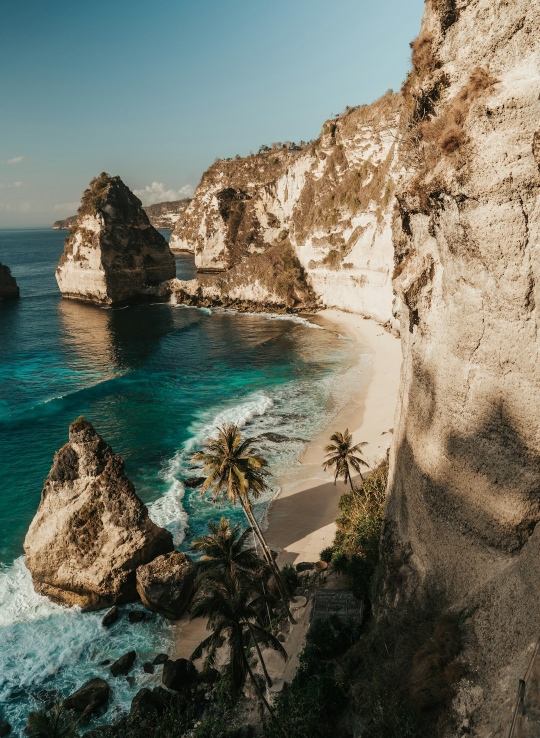
#> input picture ch3/img/img_001.jpg, 1080 x 1476 px (shown at 1/2 size)
$ python step_2_3.py
#> lines starting #> are read from the running program, lines starting #| are printed output that depends on the picture
from PIL import Image
from step_1_1 import IMG_DIR # 이전에 작성한 모듈을 불러옵니다.

SIZE = (500, 500)
img = Image.open(IMG_DIR / "img_001.jpg")
#> img is the input picture: PIL image 1080x1476 RGB; mean R, G, B 111.5, 113.1, 98.8
img_resize = img.resize(SIZE)
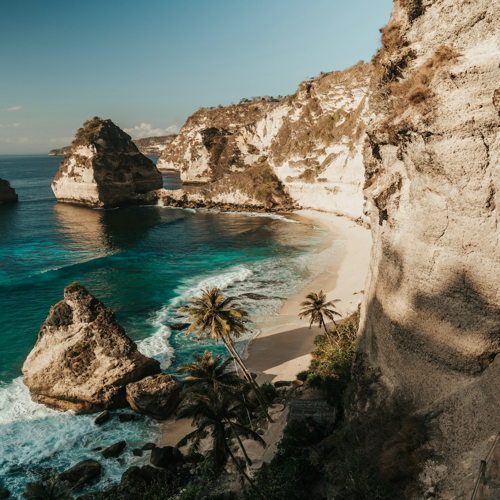
#> img_resize: PIL image 500x500 RGB; mean R, G, B 111.5, 113.1, 98.8
img_black = Image.new(mode="RGBA", size=SIZE, color=(0, 0, 0, 153)) # size="SIZE", size=SIZE 차이?
img_comp = Image.alpha_composite(img_resize.convert("RGBA"), img_black)
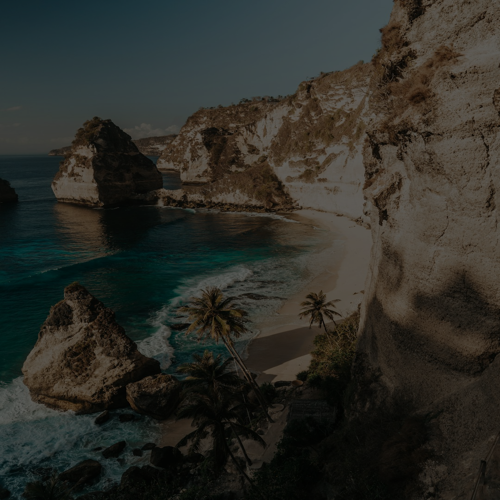
#> img_comp: PIL image 500x500 RGBA; mean R, G, B, A 44.6, 45.3, 39.5, 255
img_comp

# 함수별 이미지 크기 변경
from PIL import Image, ImageOps
from step_1_1 import IN_DIR, OUT_DIR # 이전에 작성한 모듈을 불러옵니다.

SIZE = (500, 500)
img = Image.open(IN_DIR / "breaking.jpg")
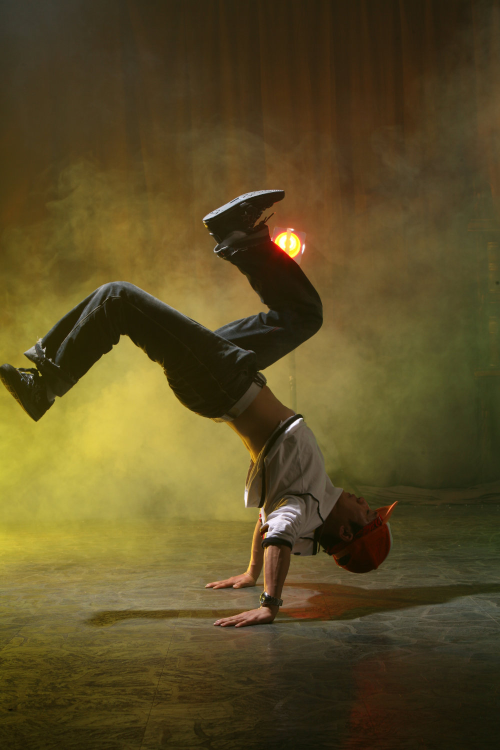
#> input picture ch3/input/breaking.jpg, 1000 x 1500 px (shown at 1/2 size)
#> img is the input picture: PIL image 1000x1500 RGB; mean R, G, B 91.1, 77.3, 37.1
img.resize(SIZE).save(OUT_DIR / "1_resize.jpg")
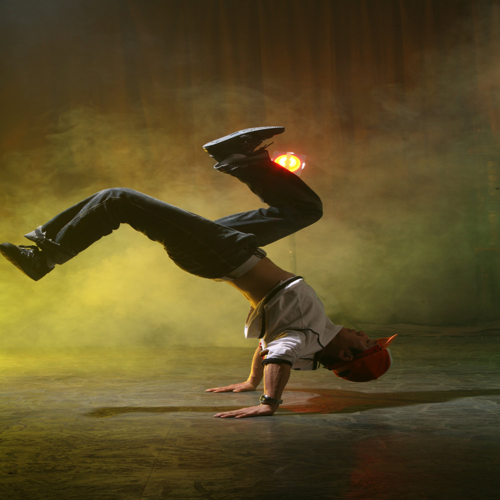
#> saved as 1_resize.jpg: PIL image 500x500 RGB; mean R, G, B 91.1, 77.3, 37.1
ImageOps.contain(img, SIZE).save(OUT_DIR / "2_contain.jpg")
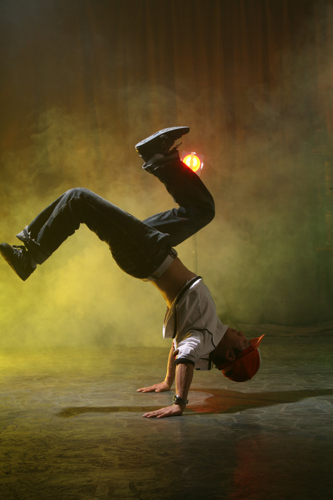
#> saved as 2_contain.jpg: PIL image 333x500 RGB; mean R, G, B 91.1, 77.3, 37.1
ImageOps.cover(img, SIZE).save(OUT_DIR / "3_cover.jpg")
ImageOps.fit(img, SIZE).save(OUT_DIR / "4_fit.jpg")
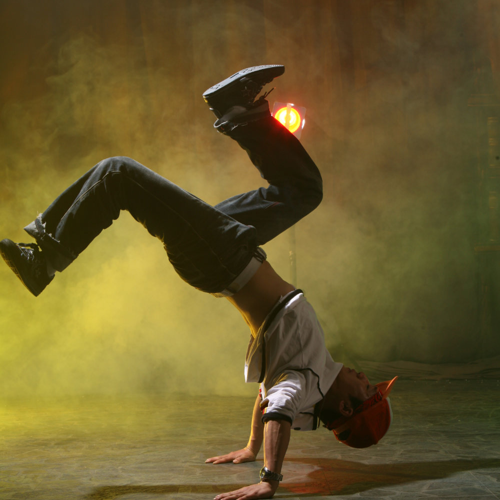
#> saved as 4_fit.jpg: PIL image 500x500 RGB; mean R, G, B 106.5, 91.6, 43.9
ImageOps.pad(img, SIZE, color=(0, 0, 0)).save(OUT_DIR / "5_pad.jpg")
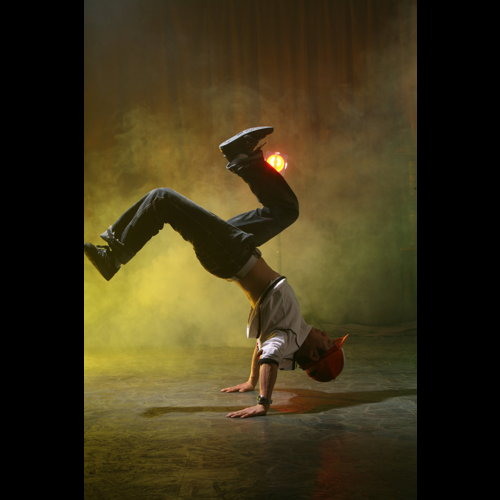
#> saved as 5_pad.jpg: PIL image 500x500 RGB; mean R, G, B 60.7, 51.5, 24.7
